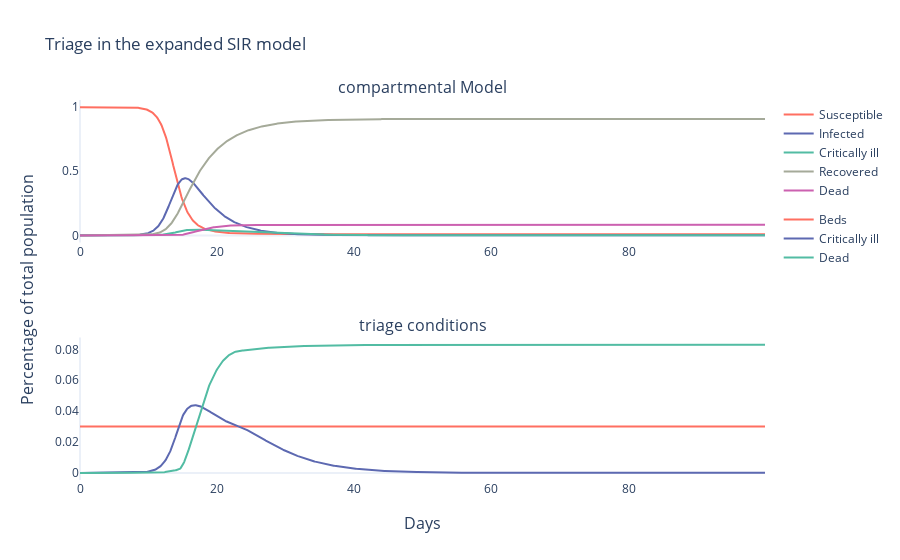

Notebook cell for this chart:
### Markdown cell above
#### SIRD includign critical cases

### Code cell
def deriv(y, t, N, beta, gamma, rho, alpha, epsilon, zeta, eta, teta):
    S, I, C, R, D = y
    dSdt = -beta(t) * S * (I + 0.5 * C) / N
    dIdt = (
        beta(t) * S * (I + 0.5 * C) / N
        - ((1 - epsilon) * (((1 - alpha) * gamma * I) + (alpha * rho * I)))
        - (epsilon * I)
    )
    dCdt = (epsilon * I) - (
        ((1 - teta) * zeta * min(beds(t, N), C))
        + (teta * eta * min(beds(t, N), C))
        + max(0, C - beds(t, N))
    )
    dRdt = ((1 - epsilon) * (1 - alpha) * gamma * I) + (
        (1 - teta) * zeta * min(beds(t, N), C)
    )
    dDdt = (
        ((1 - epsilon) * alpha * rho * I)
        + (teta * eta * min(beds(t, N), C))
        + max(0, C - beds(t, N))
    )

    return (dSdt, dIdt, dCdt, dRdt, dDdt)


def contact_rate(t):
    init_contact_rate, end_contact_rate, inflection_point, speed_of_change = (
        5,
        5,
        10,
        1,
    )
    return (init_contact_rate - end_contact_rate) / (
        1 + np.exp(-speed_of_change * (-t + inflection_point))
    ) + end_contact_rate


def beta(t):
    prob_infection = 0.25
    return contact_rate(t) * prob_infection


def beds(t, N):
    base_number = (30 / 1000) * N  # correct for Germany
    s = 0.000  # scaling constant meaning 1 bed per 1000 persons added every 5 days
    return base_number + s * t * base_number


def SICRD_model(params):

    N = 1
    init_infected = 0.000001
    S0, I0, C0, R0, D0 = (
        N - init_infected,
        init_infected,
        0,
        0,
        0,
    )  # initial conditions: one infected, rest susceptible
    t = np.linspace(0, 100, 1000)  # Grid of time points (in days)

    y0 = S0, I0, C0, R0, D0  # Initial conditions vector
    S, I, C, R, D = odeint(
        deriv, y0, t, args=(N, beta, gamma, rho, alpha, epsilon, zeta, eta, teta)
    ).T
    SIRD_odeint = pd.DataFrame(
        {
            "Susceptible": S,
            "Infected": I,
            "Critically ill": C,
            "Recovered": R,
            "Dead": D,
        }
    )
    SIRD_odeint["total"] = SIRD_odeint.sum(axis=1)
    SIRD_odeint["days"] = SIRD_odeint.reset_index()["index"].div(10)
    triage_df = pd.DataFrame({"beds": map(beds, t, [1 for x in range(len(t))])})
    triage_df["days"] = triage_df.reset_index()["index"].div(10)

    fig = make_subplots(
        rows=2,
        cols=1,
        x_title="Days",
        y_title="Percentage of total population",
        subplot_titles=("compartmental Model", "triage conditions"),
    )
    #     Subfig 1
    for i, col in enumerate(SIRD_odeint.columns):
        if col != "days" and col != "total":
            fig.add_trace(
                go.Scatter(
                    x=SIRD_odeint["days"],
                    y=SIRD_odeint[col],
                    mode="lines",
                    name=col,
                    line=dict(color=colors[i]),
                    legendgroup="base model",
                ),
                row=1,
                col=1,
            )
    # Subfig 2
    fig.add_trace(
        go.Scatter(
            x=triage_df["days"],
            y=triage_df["beds"],
            mode="lines",
            name="Beds",
            line=(dict(color=colors[0])),
            legendgroup="beds",
        ),
        row=2,
        col=1,
    )
    fig.add_trace(
        go.Scatter(
            x=SIRD_odeint["days"],
            y=SIRD_odeint["Critically ill"],
            mode="lines",
            name="Critically ill",
            line=(dict(color=colors[1])),
            legendgroup="beds",
        ),
        row=2,
        col=1,
    )
    fig.add_trace(
        go.Scatter(
            x=SIRD_odeint["days"],
            y=SIRD_odeint["Dead"],
            mode="lines",
            name="Dead",
            line=(dict(color=colors[2])),
            legendgroup="beds",
        ),
        row=2,
        col=1,
    )

    #     axes update
    fig.update_layout(
        title="Triage in the expanded SIR model",
        #         xaxis_title="Days",
    )
    fig.update_xaxes(showgrid=False)
    fig.update_yaxes(showgrid=False)

    return fig


gamma = 1.0 / 4.0  # time normal case till recovery
rho = 1 / 9.0  # time normal case till death
alpha = 0.02  # death rate normal case
epsilon = 0.05  # critical rate
zeta = 1.0 / 5.0  # time critical case till recovery
eta = 1.0 / 7.0  # time critical case till death
teta = 0.1  # death rate critical case


params = [gamma, rho, alpha, epsilon, zeta, eta, teta]
fig = SICRD_model(params)
fig.show()
fig.write_image("SCRDmodel.svg", width=700, height=400)
# SIRD_odeint

### Figure 1 — Plotly figure (JSON) as saved in the notebook; plotly's stock layout.template omitted (floating-point values rounded to 4 significant figures; data arrays with more than 128 entries replaced by an {"elided": "..."} marker saying what was removed)
{"data": [{"legendgroup": "base model", "line": {"color": "rgb(255, 111, 97)"}, "mode": "lines", "name": "Susceptible", "type": "scatter", "x": {"elided": "1000 float values"}, "xaxis": "x", "y": {"elided": "1000 float values"}, "yaxis": "y"}, {"legendgroup": "base model", "line": {"color": "rgb(93, 105, 177)"}, "mode": "lines", "name": "Infected", "type": "scatter", "x": {"elided": "1000 float values"}, "xaxis": "x", "y": {"elided": "1000 float values"}, "yaxis": "y"}, {"legendgroup": "base model", "line": {"color": "rgb(82, 188, 163)"}, "mode": "lines", "name": "Critically ill", "type": "scatter", "x": {"elided": "1000 float values"}, "xaxis": "x", "y": {"elided": "1000 float values"}, "yaxis": "y"}, {"legendgroup": "base model", "line": {"color": "rgb(165, 170, 153)"}, "mode": "lines", "name": "Recovered", "type": "scatter", "x": {"elided": "1000 float values"}, "xaxis": "x", "y": {"elided": "1000 float values"}, "yaxis": "y"}, {"legendgroup": "base model", "line": {"color": "rgb(204, 97, 176)"}, "mode": "lines", "name": "Dead", "type": "scatter", "x": {"elided": "1000 float values"}, "xaxis": "x", "y": {"elided": "1000 float values"}, "yaxis": "y"}, {"legendgroup": "beds", "line": {"color": "rgb(255, 111, 97)"}, "mode": "lines", "name": "Beds", "type": "scatter", "x": {"elided": "1000 float values"}, "xaxis": "x2", "y": {"elided": "1000 float values"}, "yaxis": "y2"}, {"legendgroup": "beds", "line": {"color": "rgb(93, 105, 177)"}, "mode": "lines", "name": "Critically ill", "type": "scatter", "x": {"elided": "1000 float values"}, "xaxis": "x2", "y": {"elided": "1000 float values"}, "yaxis": "y2"}, {"legendgroup": "beds", "line": {"color": "rgb(82, 188, 163)"}, "mode": "lines", "name": "Dead", "type": "scatter", "x": {"elided": "1000 float values"}, "xaxis": "x2", "y": {"elided": "1000 float values"}, "yaxis": "y2"}], "layout": {"annotations": [{"font": {"size": 16}, "showarrow": false, "text": "compartmental Model", "x": 0.5, "xanchor": "center", "xref": "paper", "y": 1, "yanchor": "bottom", "yref": "paper"}, {"font": {"size": 16}, "showarrow": false, "text": "triage conditions", "x": 0.5, "xanchor": "center", "xref": "paper", "y": 0.375, "yanchor": "bottom", "yref": "paper"}, {"font": {"size": 16}, "showarrow": false, "text": "Days", "x": 0.5, "xanchor": "center", "xref": "paper", "y": 0, "yanchor": "top", "yref": "paper", "yshift": -30}, {"font": {"size": 16}, "showarrow": false, "text": "Percentage of total population", "textangle": -90, "x": 0, "xanchor": "right", "xref": "paper", "xshift": -40, "y": 0.5, "yanchor": "middle", "yref": "paper"}], "title": {"text": "Triage in the expanded SIR model"}, "xaxis": {"anchor": "y", "domain": [0, 1], "showgrid": false}, "xaxis2": {"anchor": "y2", "domain": [0, 1], "showgrid": false}, "yaxis": {"anchor": "x", "domain": [0.625, 1], "showgrid": false}, "yaxis2": {"anchor": "x2", "domain": [0, 0.375], "showgrid": false}}}
